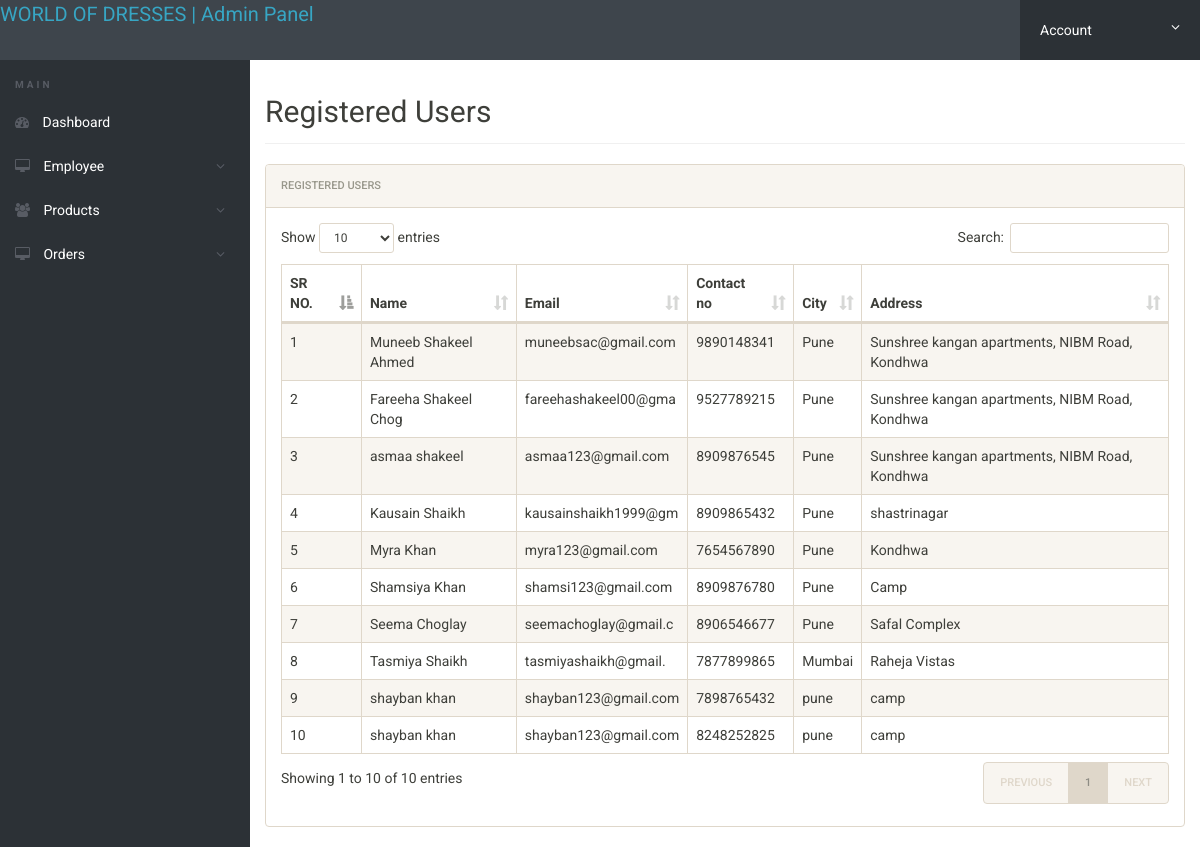
The app's page /admin/reg-users.php (signed in) with its own data.
### tables this page shows
CREATE TABLE `customer` (
  `customer_ID` int(20) NOT NULL,
  `customer_name` varchar(20) NOT NULL,
  `address` varchar(50) NOT NULL,
  `country_name` varchar(20) NOT NULL,
  `state` varchar(20) NOT NULL,
  `city` varchar(20) NOT NULL,
  `email_ID` varchar(20) NOT NULL,
  `phone_no` text NOT NULL
);

### admin/reg-users.php (the view, shortened to what this page needs)
<?php
include('includes/config.php');
?>
<!doctype html>
<html lang="en" class="no-js">
<head>
	<link rel="stylesheet" href="css/font-awesome.min.css">
	<link rel="stylesheet" href="css/bootstrap.min.css">
	<link rel="stylesheet" href="css/dataTables.bootstrap.min.css">
	<link rel="stylesheet" href="css/bootstrap-social.css">
	<link rel="stylesheet" href="css/bootstrap-select.css">
	<link rel="stylesheet" href="css/fileinput.min.css">
	<link rel="stylesheet" href="css/awesome-bootstrap-checkbox.css">
	<link rel="stylesheet" href="css/style.css">
</head>
<body>
	<?php include('includes/header.php');?>
	<div class="ts-main-content">
		<?php include('includes/leftbar.php');?>
		<div class="content-wrapper">
			<div class="container-fluid">
				<div class="row">
					<div class="col-md-12">
						<h2 class="page-title">Registered Users</h2>
						<div class="panel panel-default">
							<div class="panel-heading">Registered Users</div>
							<div class="panel-body">
								<table id="zctb" class="display table table-striped table-bordered table-hover" cellspacing="0" width="100%">
									<thead>
										<tr>
										<th>SR NO.</th>
											<th> Name</th>
											<th>Email </th>
											<th>Contact no</th>
										<th>City</th>
										<th>Address</th>
										</tr>
									</thead>
									<tbody>
									<?php $sql = "SELECT * from customer";
$query = $dbh -> prepare($sql);
$query->execute();
$results=$query->fetchAll(PDO::FETCH_OBJ);
$cnt=1;
if($query->rowCount() > 0)
{
foreach($results as $result)
{				?>
										<tr>
											<td><?php echo htmlentities($cnt);?></td>
											<td><?php echo htmlentities($result->customer_name);?></td>
											<td><?php echo htmlentities($result->email_ID);?></td>
											<td><?php echo htmlentities($result->phone_no);?></td>
											<td><?php echo htmlentities($result->city);?></td>
											<td><?php echo htmlentities($result->address);?></td>
											</tr>
										<?php $cnt=$cnt+1; }} ?>
									</tbody>
								</table>
							</div>
						</div>
					</div>
				</div>
			</div>
		</div>
	</div>
</body>
</html>

### admin/css/style.css (style rules this page uses)
html { font-size: 14px; }
@media only screen and (min-width: 480px) { html { font-size: 17px; } }
@media only screen and (min-width: 768px) { html { font-size: 14px; } }
body { font-size: 1em; }
.panel { overflow: hidden; }
.page-title { padding-bottom: 15px; margin-bottom: 20px; border-bottom: 1px solid #f0f0f0; }
.ts-main-content .content-wrapper { padding-top: 15px; margin-top: 60px; }
@media only screen and (min-width: 992px) { .ts-main-content .content-wrapper { margin-left: 250px; } }

### records on screen
customer: customer_name "Muneeb Shakeel Ahmed", email_ID "muneebsac@gmail.com", phone_no "9890148341", city "Pune", address "Sunshree kangan apartments, NIBM Road, Kondhwa"
customer: customer_name "Fareeha Shakeel Chog", email_ID "fareehashakeel00@gma", phone_no "9527789215", city "Pune", address "Sunshree kangan apartments, NIBM Road, Kondhwa"
customer: customer_name "asmaa shakeel", email_ID "asmaa123@gmail.com", phone_no "8909876545", city "Pune", address "Sunshree kangan apartments, NIBM Road, Kondhwa"
customer: customer_name "Kausain Shaikh", email_ID "kausainshaikh1999@gm", phone_no "8909865432", city "Pune", address "shastrinagar"
customer: customer_name "Myra Khan", email_ID "myra123@gmail.com", phone_no "7654567890", city "Pune", address "Kondhwa"
customer: customer_name "Shamsiya Khan", email_ID "shamsi123@gmail.com", phone_no "8909876780", city "Pune", address "Camp"
customer: customer_name "Seema Choglay", email_ID "seemachoglay@gmail.c", phone_no "8906546677", city "Pune", address "Safal Complex"
customer: customer_name "Tasmiya Shaikh", email_ID "tasmiyashaikh@gmail.", phone_no "7877899865", city "Mumbai", address "Raheja Vistas"
customer: customer_name "shayban khan", email_ID "shayban123@gmail.com", phone_no "7898765432", city "pune", address "camp"
customer: customer_name "shayban khan", email_ID "shayban123@gmail.com", phone_no "8248252825", city "pune", address "camp"
